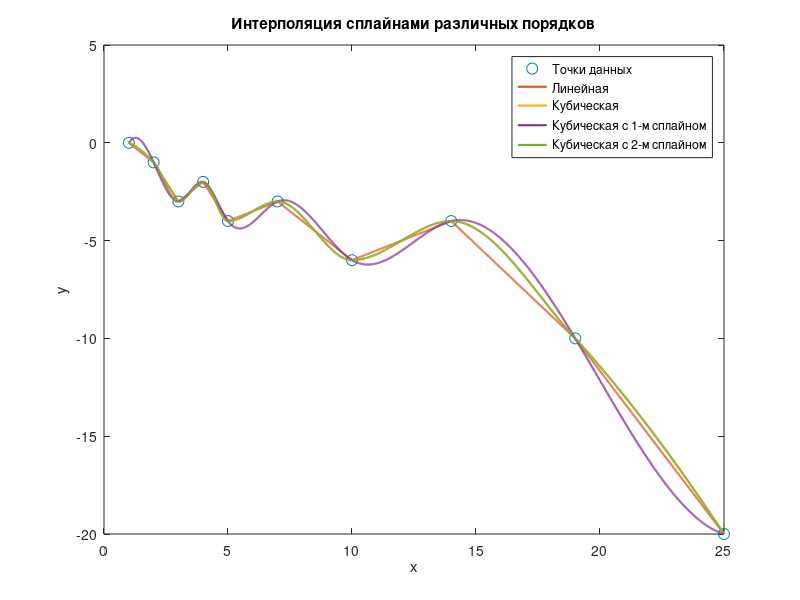

This figure's MATLAB source:
% Заданные точки
x = [1 2 3 4 5 7 10 14 19 25];
y = [0 -1 -3 -2 -4 -3 -6 -4 -10 -20];

% Промежуточные точки
x_interp = linspace(1, 25, 2401);
y_interp = zeros(size(x_interp));

% Линейная интерполяция
y_interp_linear = interp1(x, y, x_interp, 'linear');

% Кубическая интерполяция
y_interp_cubic = interp1(x, y, x_interp, 'pchip');

% Кубическая интерполяция с использованием сплайнов первого порядка
y_interp_cubic_p1 = interp1(x, y, x_interp, 'spline');

% Кубическая интерполяция с использованием сплайнов второго порядка
y_interp_cubic_p2 = interp1(x, y, x_interp, 'cubic');

% Построение графиков
figure;
plot(x, y, 'o', 'MarkerSize', 8); % Точки данных
hold on;
plot(x_interp, y_interp_linear, 'LineWidth', 1.5); % Линейная интерполяция
plot(x_interp, y_interp_cubic, 'LineWidth', 1.5); % Кубическая интерполяция
plot(x_interp, y_interp_cubic_p1, 'LineWidth', 1.5); % Кубическая интерполяция с использованием сплайнов первого порядка
plot(x_interp, y_interp_cubic_p2, 'LineWidth', 1.5); % Кубическая интерполяция с использованием сплайнов второго порядка
hold off;

% Добавление легенды
legend('Точки данных', 'Линейная', 'Кубическая', 'Кубическая с 1-м сплайном', 'Кубическая с 2-м сплайном');

% Добавление подписей к осям и заголовка
xlabel('x');
ylabel('y');
title('Интерполяция сплайнами различных порядков');

